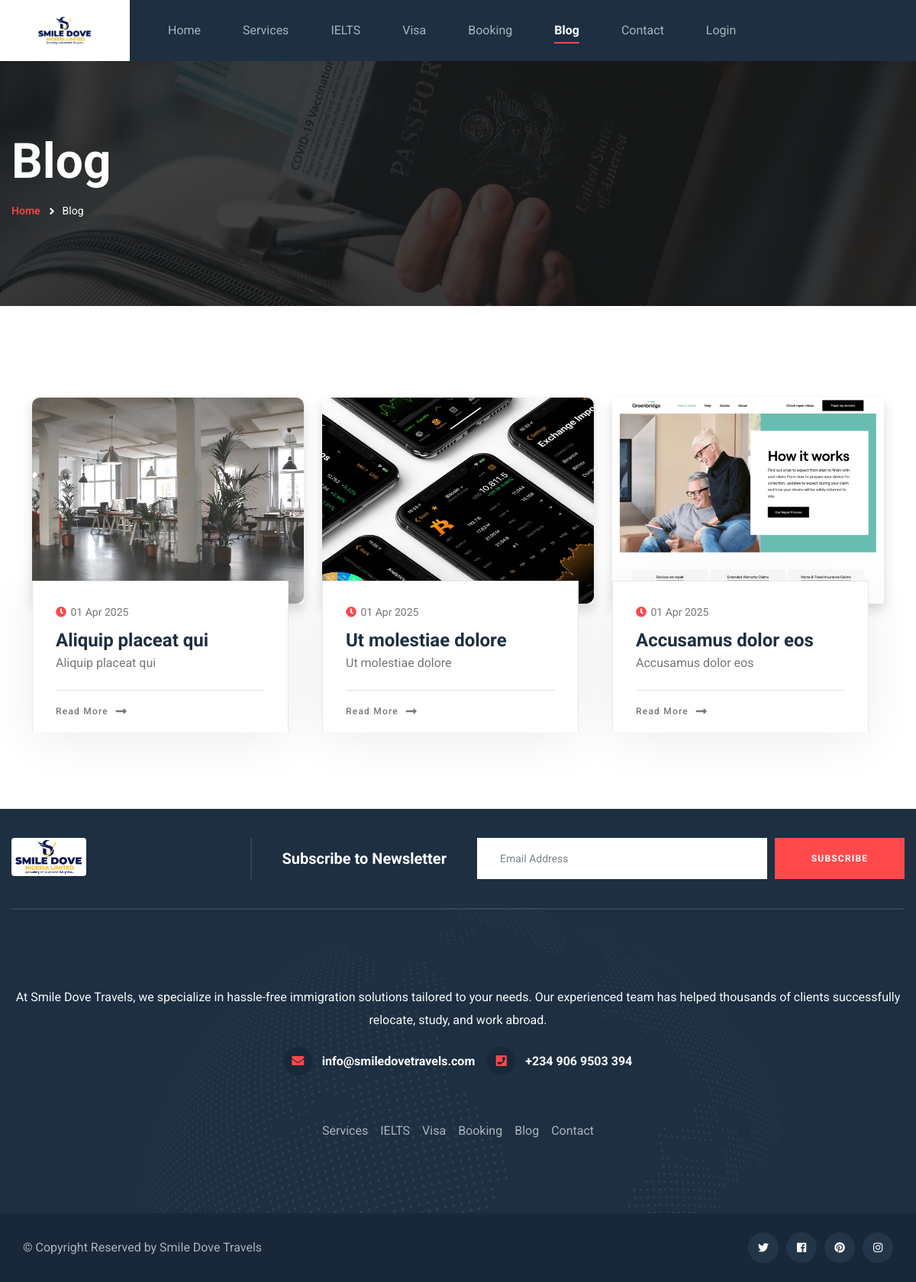
Screenshot of /blog.php with the database file from the repository.
### tables this page shows
CREATE TABLE `blogs` (
  `id` int(11) NOT NULL,
  `blogid` varchar(30) NOT NULL,
  `title` varchar(255) NOT NULL,
  `content` longtext NOT NULL,
  `image` varchar(255) DEFAULT NULL,
  `created_at` datetime NOT NULL DEFAULT current_timestamp()
);

### blog.php (the view, shortened to what this page needs)
<?php
include_once "config/config.php";
?>
<!DOCTYPE html>
<html lang="en">
<head>
  <link href="css/bootstrap.min.css" rel="stylesheet" />
  <link href="css/style.css" rel="stylesheet" />
  <link href="css/responsive.css" rel="stylesheet" />
  <link href="intro/intro.css" rel="stylesheet" />
  <link rel="stylesheet" type="text/css" href="intro/rev/css/rs6.css" />
</head>
<body>
  <div class="page-wrapper">
    <?php
    include "partials/header.php"; ?>
    <section
      class="page-title"
      style="background-image: url(images/background/page-title.jpg)">
      <div class="auto-container">
        <div class="title-outer">
          <h1 class="title">Blog</h1>
          <ul class="page-breadcrumb">
            <li><a href="./">Home</a></li>
            <li>Blog</li>
          </ul>
        </div>
      </div>
    </section>
    <section class="">
      <div class="container pb-70">
        <div class="row">
          <?php
          $getBlogs = mysqli_query($conn, "SELECT * FROM `blogs` ORDER BY `id` DESC");
          if (mysqli_num_rows($getBlogs) > 0) {
            while ($blog = mysqli_fetch_assoc($getBlogs)) {
          ?>
              <div class="news-block col-lg-4 col-md-6 col-sm-12">
                <div class="inner-box">
                  <div class="image-box">
                    <figure class="image shadow rounded">
                      <a href="blog-details.php?id=<?= $blog['blogid']; ?>"><img src="uploads/blog/<?= $blog["image"]; ?>" alt="" class="bg-transparent" style="width: 100%; height: 270px; object-fit: cover; border-radius: 10px;" /></a>
                    </figure>
                  </div>
                  <div class="content-box">
                    <div class="content">
                      <ul class="post-info">
                        <li><i class="fa fa-clock"></i> <?= date("d M Y", strtotime($blog["created_at"])); ?></li>
                      </ul>
                      <h4 class="title text-truncate">
                        <a href="blog-details.php?id=<?= $blog['blogid']; ?>" class="text-truncate"><?= $blog["title"]; ?></a>
                      </h4>
                      <p class="text-truncate"><?= $blog["title"]; ?></p>
                      <a href="blog-details.php?id=<?= $blog['blogid']; ?>" class="read-more">Read More <i class="fa fa-long-arrow-alt-right"></i></a>
                    </div>
                  </div>
                </div>
              </div>
            <?php
            }
          } else {
            ?>
            <p class="p-4 text-center">No Blog Posted Yet</p>
          <?php
          }
          ?>
        </div>
      </div>
    </section>
    <?php include "partials/footer.php"; ?>
  </div>
</body>
</html>

### rows the page displays
blogs: image (picture), created_at "01 Apr 2025", title "Aliquip placeat qui"
blogs: image (picture), created_at "01 Apr 2025", title "Ut molestiae dolore"
blogs: image (picture), created_at "01 Apr 2025", title "Accusamus dolor eos"
